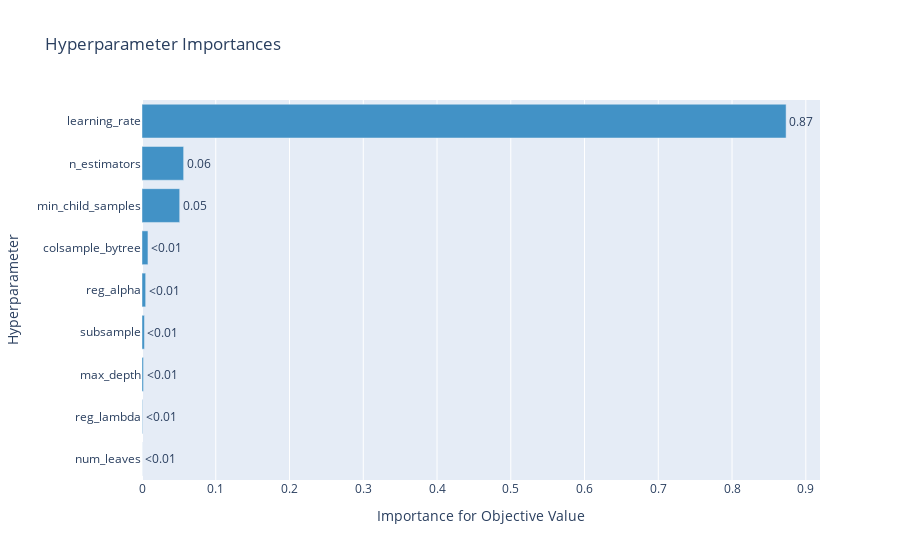

Notebook code cell kept with this figure:
### Code cell
optuna.visualization.plot_param_importances(study)

### Figure 1 — Plotly figure (JSON) as saved in the notebook; plotly's stock layout.template omitted (floating-point values rounded to 4 significant figures)
{"data": [{"cliponaxis": false, "hovertemplate": ["num_leaves (IntDistribution): 6.409542225456077e-05<extra></extra>", "reg_lambda (FloatDistribution): 0.0007009308319588883<extra></extra>", "max_depth (IntDistribution): 0.0020466848777210426<extra></extra>", "subsample (FloatDistribution): 0.003306899119315941<extra></extra>", "reg_alpha (FloatDistribution): 0.004963977146029099<extra></extra>", "colsample_bytree (FloatDistribution): 0.008079211264530576<extra></extra>", "min_child_samples (IntDistribution): 0.05110210046454292<extra></extra>", "n_estimators (IntDistribution): 0.05644452017914814<extra></extra>", "learning_rate (FloatDistribution): 0.8732915806944989<extra></extra>"], "marker": {"color": "rgb(66,146,198)"}, "orientation": "h", "text": ["<0.01", "<0.01", "<0.01", "<0.01", "<0.01", "<0.01", "0.05", "0.06", "0.87"], "textposition": "outside", "type": "bar", "x": [6.41e-05, 0.0007009, 0.002047, 0.003307, 0.004964, 0.008079, 0.0511, 0.05644, 0.8733], "y": ["num_leaves", "reg_lambda", "max_depth", "subsample", "reg_alpha", "colsample_bytree", "min_child_samples", "n_estimators", "learning_rate"]}], "layout": {"showlegend": false, "title": {"text": "Hyperparameter Importances"}, "xaxis": {"title": {"text": "Importance for Objective Value"}}, "yaxis": {"title": {"text": "Hyperparameter"}}}}
